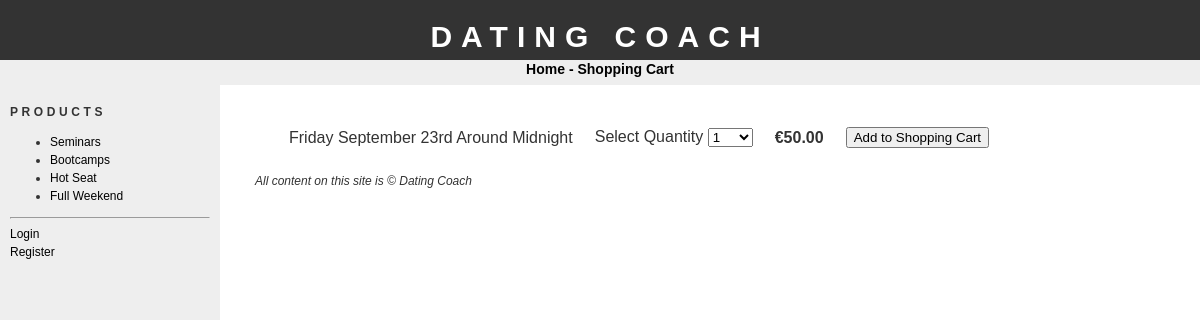
The app's page /addtobasket.php?id=3 with its own data.
### tables this page shows
CREATE TABLE `categories` (
  `id` tinyint(4) NOT NULL,
  `name` varchar(100) NOT NULL
);

CREATE TABLE `products` (
  `id` int(11) NOT NULL,
  `cat_id` tinyint(4) NOT NULL,
  `name` varchar(100) NOT NULL,
  `description` text NOT NULL,
  `image` varchar(30) NOT NULL,
  `price` float NOT NULL
);

### config.php (called while the page is built, shortened)
<?php
$config_basedir = "http://localhost/go4shop/";

### addtobasket.php (the view, shortened to what this page needs)
<?php
require("config.php");
$prodsql = "SELECT * FROM products WHERE id = " . $_GET['id'] . ";";
$prodres = mysql_query($prodsql);
$numrows = mysql_num_rows($prodres);
$prodrow = mysql_fetch_assoc($prodres);
if($numrows == 0)
{
header("Location: " . $config_basedir);
}
else
{
if(isset($_POST['submit']))
{
if(isset($_SESSION['SESS_ORDERNUM']))
{
$itemsql = "INSERT INTO orderitems(order_id,product_id, quantity) VALUES(". $_SESSION['SESS_ORDERNUM'] . ", ". $_GET['id'] . ", ". $_POST['amountBox'] . ")";
mysql_query($itemsql) or die(mysql_error());
}
else
{
if(isset($_SESSION['SESS_LOGGEDIN']))
{
$sql = "INSERT INTO orders(customer_id,registered, date) VALUES(". $_SESSION['SESS_USERID'] . ", 1, NOW())";
mysql_query($sql) or die(mysql_error());
$_SESSION['SESS_ORDERNUM'] = mysql_insert_id();
$itemsql = "INSERT INTO orderitems(order_id, product_id, quantity) VALUES(". $_SESSION['SESS_ORDERNUM']. ", " . $_GET['id'] . ", ". $_POST['amountBox'] . ")";
mysql_query($itemsql) or die(mysql_error());
}
else
{
$sql = "INSERT INTO orders(registered,date, session) VALUES(". "0, NOW(), '" . session_id() . "')";
mysql_query($sql) or die(mysql_error());
$_SESSION['SESS_ORDERNUM'] = mysql_insert_id();
$itemsql = "INSERT INTO orderitems(order_id, product_id, quantity) VALUES(". $_SESSION['SESS_ORDERNUM'] . ", " . $_GET['id'] . ", ". $_POST['amountBox'] . ")";
mysql_query($itemsql) or die(mysql_error());
}
}
$totalprice = $prodrow['price'] * $_POST['amountBox'] ;
$updsql = "UPDATE orders SET total = total + ". $totalprice . " WHERE id = ". $_SESSION['SESS_ORDERNUM'] . ";";
mysql_query($updsql) or die(mysql_error());
header("Location: " . $config_basedir . "showcart.php");
}
else
{
require("header.php");
echo "<form action='addtobasket.php?id=". $_GET['id'] . "' method='POST'>";
echo "<table cellpadding='10'>";
echo "<tr>";
if(empty($prodrow['image'])) {
echo "<td><imgsrc='productimages/dummy.jpg' width='50' alt='". $prodrow['name'] . "'></td>";
}
else {
echo "<td>
<img src='productimages/" . $prodrow['image']. "' width='50' alt='" . $prodrow['name']. "'></td>";
}
echo "<td>" . $prodrow['name'] . "</td>";
echo "<td>Select Quantity <select name='amountBox'>";
for($i=1;$i<=100;$i++)
{
echo "<option>" . $i . "</option>";
}
echo "</select></td>";
echo "<td><strong>&euro;". sprintf('%.2f', $prodrow['price']) . "</strong></td>";
echo "<td><input type='submit' name='submit' value='Add to Shopping Cart'></td>";
echo "</tr>";
echo "</table>";
echo "</form>";
}
}
require("footer.php");
?>

### bar.php
<h1>Products</h1>
<ul>
<?php
$catsql = "SELECT * FROM categories;";
$catres = mysql_query($catsql);
while($catrow = mysql_fetch_assoc($catres))
{
echo "<li><a href='" . $config_basedir. "products.php?id=" . $catrow['id'] . "'>". $catrow['name'] . "</a></li>";
}
?>
</ul>

### css/stylesheet.css (style rules this page uses)
body { font-family: "trebuchet ms", verdana, sans-serif; font-size: 12px; line-height: 1.5em; color: #333; background: #ffffff; margin: 0; padding: 0; text-align: center; width: 100%; }
a:link { text-decoration: none; color: #000; }
#bar h1 { font-size: 12px; text-transform: uppercase; letter-spacing: 0.3em; }

### records on screen
categories: name "Seminars"
categories: name "Bootcamps"
categories: name "Hot Seat"
categories: name "Full Weekend"
products: name "Friday September 23rd Around Midnight", price "50.00"

### other values on screen
$config_sitename "DATING COACH"
$config_sitename "Dating Coach"
form field amountBox "1"
